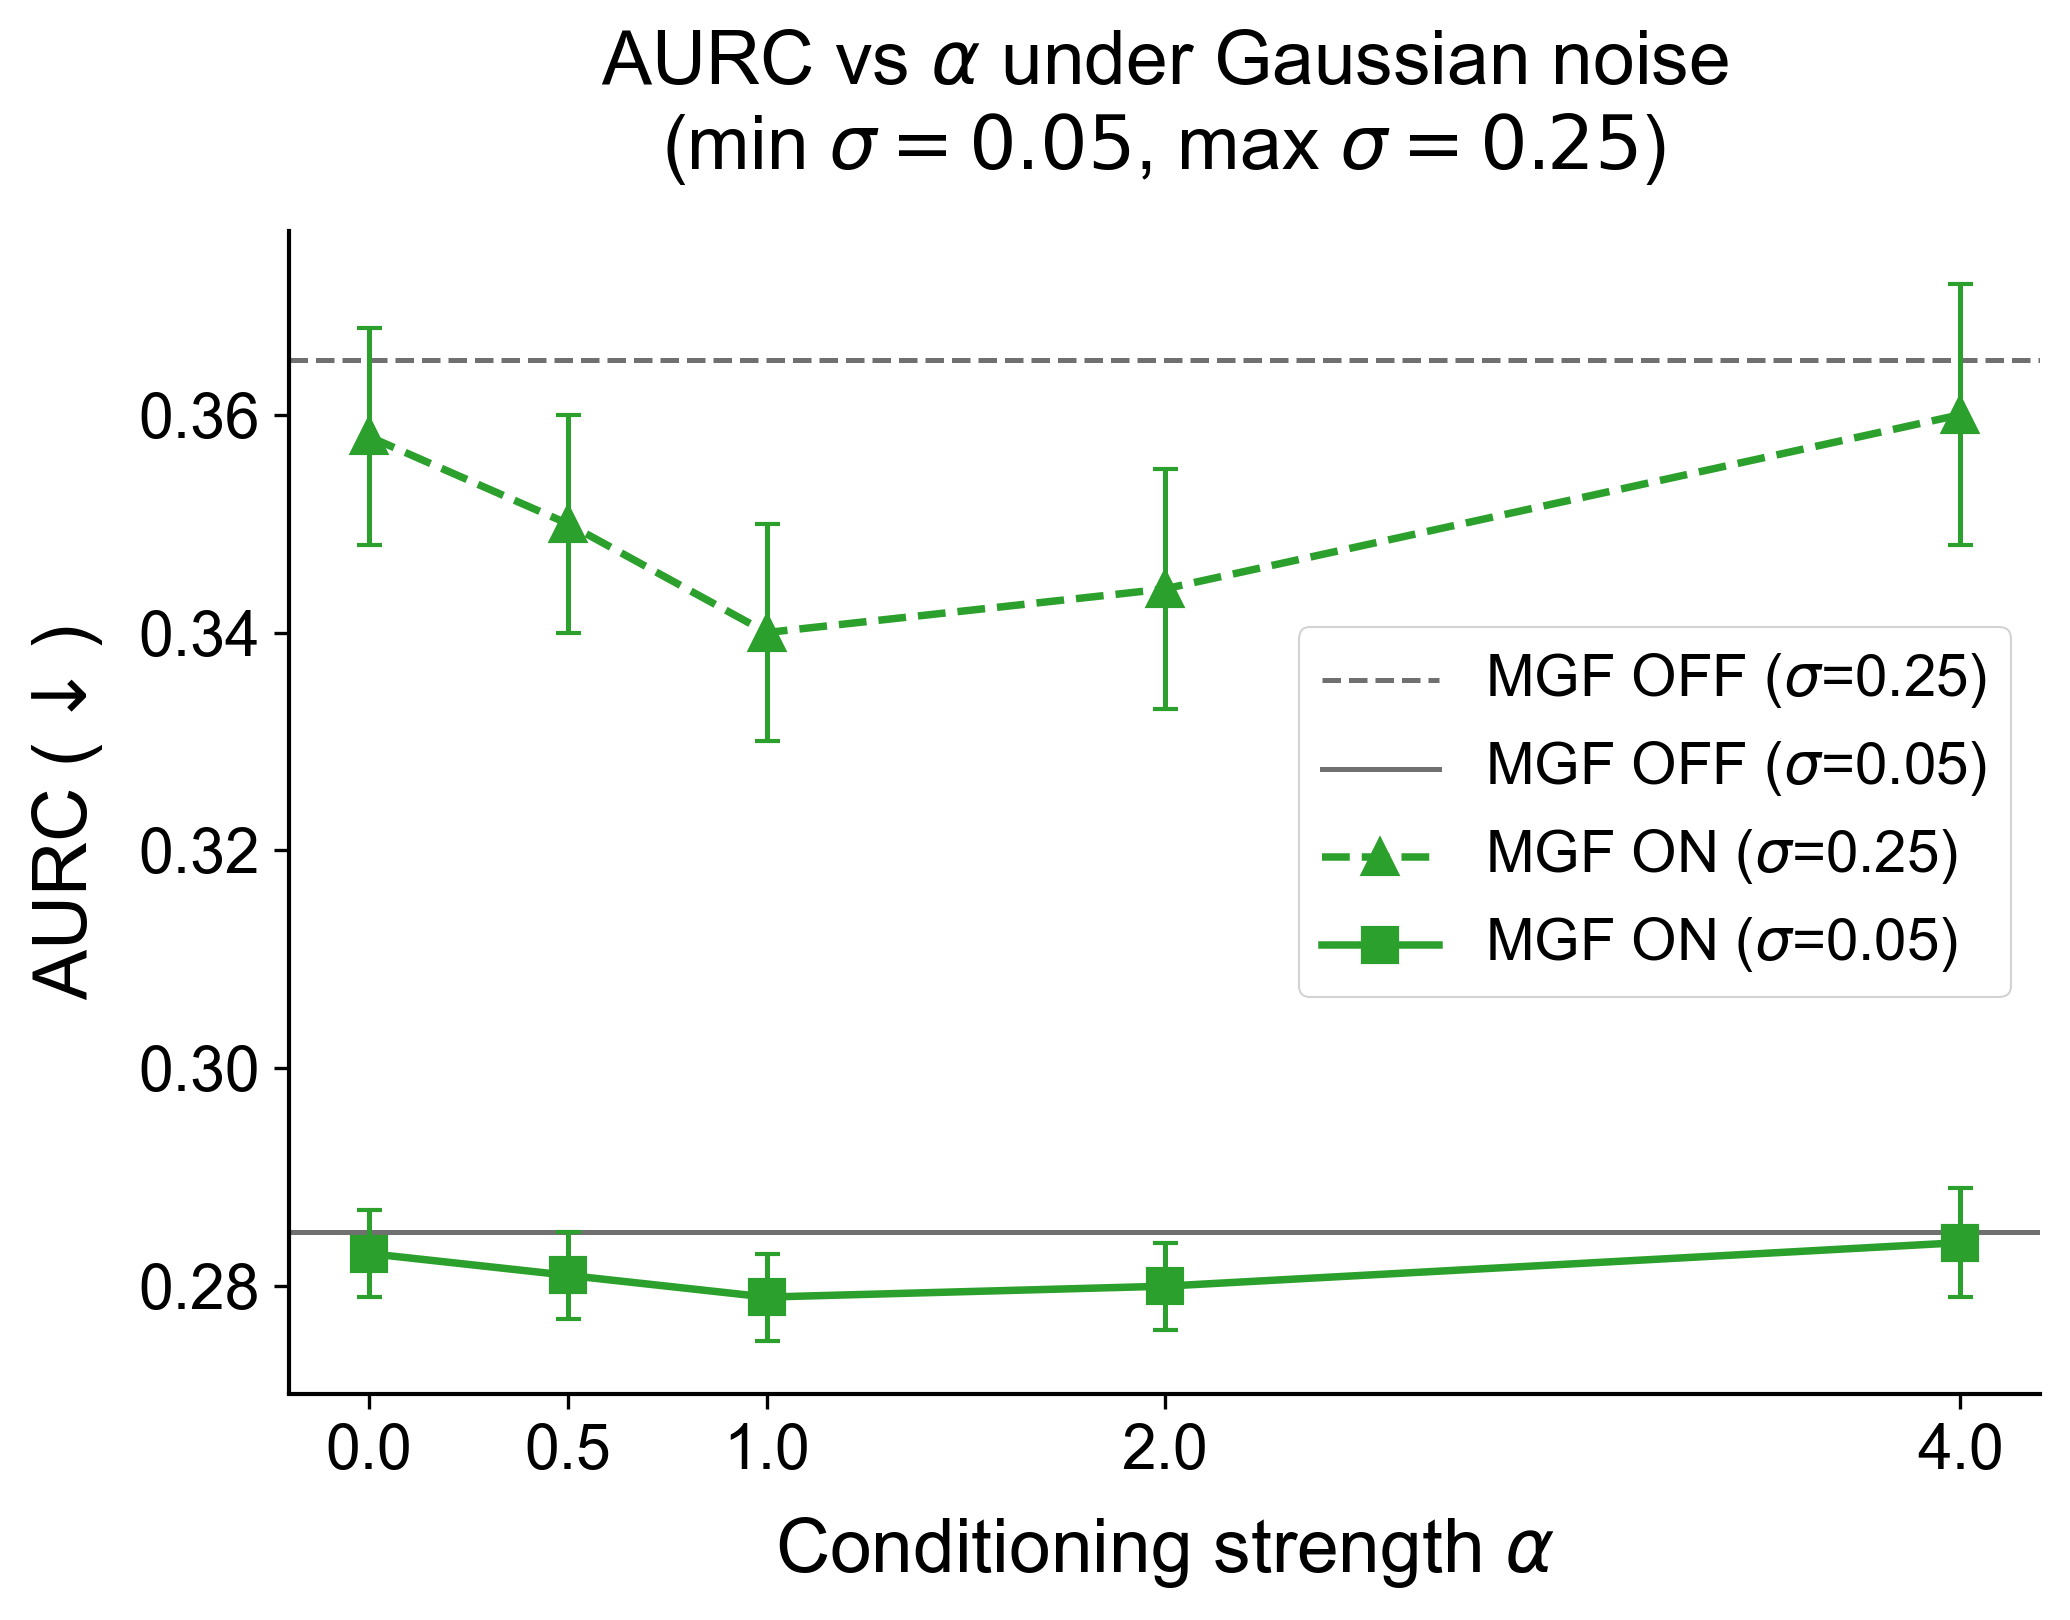

Here is the Python script that generated this plot:
import matplotlib.pyplot as plt
import numpy as np
import os
import pandas as pd
from matplotlib.lines import Line2D

plt.rcParams['font.family'] = 'Arial'
plt.rcParams['pdf.fonttype'] = 42
plt.rcParams['ps.fonttype'] = 42
plt.rcParams['axes.linewidth'] = 1.0


def plot_figure_4e_from_csv():
    base_dir = r'file_name'
    csv_path = os.path.join(base_dir, 'Figure_4e_data.csv')

    if not os.path.exists(csv_path):
        print(f"Error: No file {csv_path}，。")
        return

    df = pd.read_csv(csv_path)

    alpha = df['alpha'].values
    mgf_on_025 = df['MGF_ON_sigma_0.25_mean'].values
    err_on_025 = df['MGF_ON_sigma_0.25_std'].values
    mgf_on_005 = df['MGF_ON_sigma_0.05_mean'].values
    err_on_005 = df['MGF_ON_sigma_0.05_std'].values
    baseline_high = df['Baseline_OFF_sigma_0.25'].iloc[0]
    baseline_low = df['Baseline_OFF_sigma_0.05'].iloc[0]

    fig, ax = plt.subplots(figsize=(7, 5.5), dpi=300)
    green_color = '#2ca02c'
    gray_color = '#707070'

    ax.axhline(y=baseline_high, color=gray_color, linestyle='--', linewidth=1.2, zorder=1)
    ax.axhline(y=baseline_low, color=gray_color, linestyle='-', linewidth=1.2, zorder=1)

    ax.errorbar(alpha, mgf_on_025, yerr=err_on_025, fmt='--^', color=green_color,
                capsize=3, markersize=8, linewidth=1.8, elinewidth=1.2,
                markerfacecolor=green_color, markeredgecolor=green_color)

    ax.errorbar(alpha, mgf_on_005, yerr=err_on_005, fmt='-s', color=green_color,
                capsize=3, markersize=8, linewidth=1.8, elinewidth=1.2,
                markerfacecolor=green_color, markeredgecolor=green_color)

    ax.set_xlabel('Conditioning strength $\\alpha$', fontsize=18, labelpad=8)
    ax.set_ylabel('AURC ($\downarrow$)', fontsize=18, labelpad=8)
    ax.set_title('AURC vs $\\alpha$ under Gaussian noise\n(min $\sigma = 0.05$, max $\sigma = 0.25$)',
                 fontsize=18, pad=15)

    ax.set_xticks(alpha)
    ax.set_xticklabels([f'{a:.1f}' for a in alpha], fontsize=15)
    ax.tick_params(axis='both', which='major', labelsize=15)

    ax.spines['top'].set_visible(False)
    ax.spines['right'].set_visible(False)

    handles = [
        Line2D([0], [0], color=gray_color, linestyle='--', linewidth=1.2),
        Line2D([0], [0], color=gray_color, linestyle='-', linewidth=1.2),
        Line2D([0], [0], color=green_color, linestyle='--', marker='^', markersize=8, linewidth=1.8),
        Line2D([0], [0], color=green_color, linestyle='-', marker='s', markersize=8, linewidth=1.8)
    ]
    labels = [
        r'MGF OFF ($\sigma$=0.25)',
        r'MGF OFF ($\sigma$=0.05)',
        r'MGF ON ($\sigma$=0.25)',
        r'MGF ON ($\sigma$=0.05)'
    ]

    legend = ax.legend(handles, labels, fontsize=14, loc='center right',
                       frameon=True, framealpha=1,
                       handlelength=2.0, handleheight=0.1, labelspacing=0.5)
    # -----------------------------------------------------------------

    legend.get_frame().set_linewidth(0.5)
    legend.get_frame().set_edgecolor('#d3d3d3')

    plt.tight_layout()

    output_file = os.path.join(base_dir, 'Figure_4e.pdf')
    plt.savefig(output_file, format='pdf', bbox_inches='tight', transparent=True)
    plt.savefig(output_file.replace('.pdf', '.png'), format='png', bbox_inches='tight', dpi=300)

    plt.show()
    print(f"Success: Figure recreated from CSV and saved to {output_file}")


if __name__ == "__main__":
    plot_figure_4e_from_csv()
